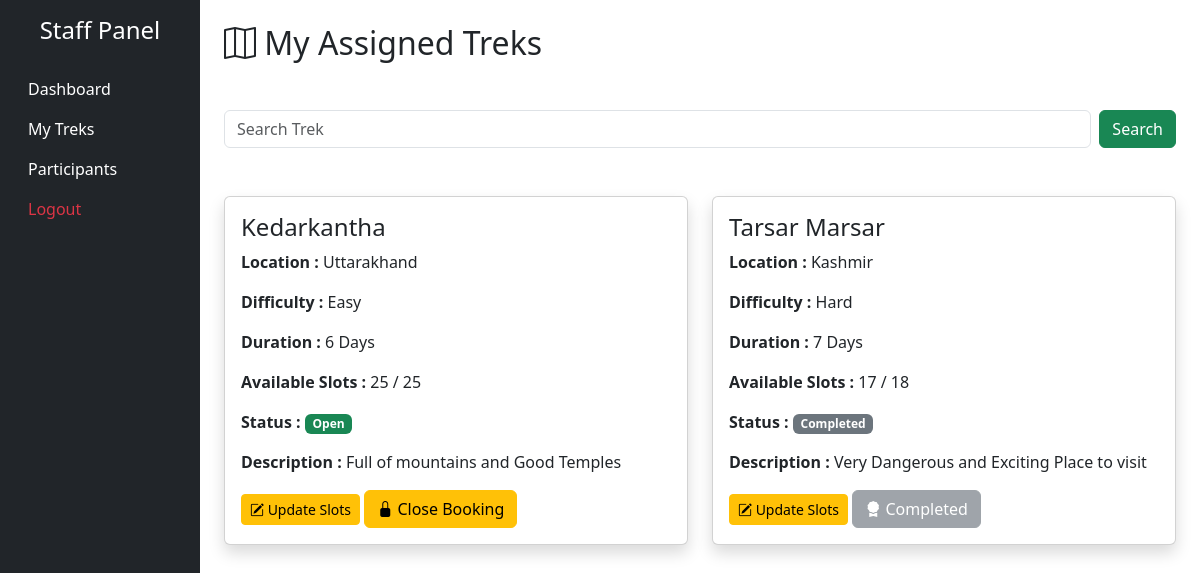
The page /staff/assigned_treks (signed in) on the database its author committed.
### app.py (models this page shows)
class Trek(db.Model) :
    __tablename__="trek"
    id = db.Column(db.Integer, primary_key=True)
    trek_name = db.Column(db.String(100), nullable=False)
    location = db.Column(db.String(500), nullable=False)
    difficulty = db.Column(db.String(20), nullable=False) # Easy / Moderate / Hard
    duration = db.Column(db.Integer, nullable=False)  # In Days
    available_slots = db.Column(db.Integer, nullable=False)
    total_slots = db.Column(db.Integer, nullable=False)
    start_date = db.Column(db.Date, nullable=False)
    end_date = db.Column(db.Date, nullable=False)
    desc = db.Column(db.Text)
    status = db.Column(db.String(50), nullable=False)
    assigned_staff_id = db.Column(db.Integer , db.ForeignKey("user.id"))
    bookings = db.relationship("Booking")
    staff = db.relationship("User",foreign_keys=[assigned_staff_id])

### app.py (the view)
@app.route("/staff/assigned_treks")
def assigned_treks():
    if "user_id" not in session or session.get("user_role") != "staff":
        return redirect(url_for("login"))
    search = request.args.get("search")
    if search:
        treks = Trek.query.filter(Trek.assigned_staff_id == session["user_id"],Trek.trek_name.ilike(f"%{search}%")).all()
    else:
        treks = Trek.query.filter_by(assigned_staff_id=session["user_id"]).all()
    return render_template("staff/assigned_treks.html",treks=treks)

### app.py (called while the page is built)
@app.after_request  ##----->>>> for the website cache memory to be flused out
def add_header(response):
    response.headers["Cache-Control"] = "no-cache, no-store, must-revalidate"
    response.headers["Pragma"] = "no-cache"
    response.headers["Expires"] = "0"
    return response

### templates/staff/assigned_treks.html (shortened to what this page needs)
{% extends 'base.html' %}
{% block body %}
<div class="container-fluid">
    <div class="row">
        <div class="col-md-2 bg-dark min-vh-100">
            <h4 class="text-white text-center mt-3">
                Staff Panel
            </h4>
            <div class="nav flex-column mt-4">
                <a href="{{ url_for('staff_dashboard') }}" class="nav-link text-white">
                    Dashboard
                </a>
                <a href="{{ url_for('assigned_treks') }}" class="nav-link text-white">
                    My Treks
                </a>
                <a href="{{ url_for('participants') }}" class="nav-link text-white">
                    Participants
                </a>
                <a href="{{ url_for('logout') }}" class="nav-link text-danger">
                    Logout
                </a>
            </div>
        </div>
        <div class="col-md-10">
            <div class="container mt-4">
                <h2><i class="bi bi-map"></i> My Assigned Treks</h2>
                <form method="GET" action="{{ url_for('assigned_treks') }}" class="d-flex my-5">
                    <input type="text" class="form-control me-2" name="search" placeholder="Search Trek">
                    <button class="btn btn-success" type="submit">
                        Search
                    </button>
                </form>
                <div class="row mt-4">
                    {% for trek in treks %}
                    <div class="col-md-6">
                        <div class="card shadow mb-4">
                            <div class="card-body">
                                <h4>{{ trek.trek_name }}</h4>
                                <p><b>Location :</b> {{ trek.location }}</p>
                                <p><b>Difficulty :</b> {{ trek.difficulty }}</p>
                                <p><b>Duration :</b> {{ trek.duration }} Days</p>
                                <p>
                                    <b>Available Slots :</b>
                                    {{ trek.available_slots }} / {{trek.total_slots}}
                                </p>
                                <p>
                                    <b>Status :</b>
                                    {% if trek.status == "Open" %}
                                    <span class="badge bg-success">Open</span>
                                    {% elif trek.status == "Closed" %}
                                    <span class="badge bg-warning text-dark">Closed</span>
                                    {% else %}
                                    <span class="badge bg-secondary">Completed</span>
                                    {% endif %}
                                </p>
                                <p><b>Description :</b> {{ trek.desc }}</p>
                                <a href="{{url_for('update_slots', id=trek.id)}}" class="btn btn-warning btn-sm"><i class="bi bi-pencil-square"></i>
                                    Update Slots
                                </a>
                                {% if trek.status == "Open" %}
                                <a href="{{ url_for('close_trek', id=trek.id) }}" class="btn btn-warning"><i class="bi bi-lock-fill"></i>
                                    Close Booking
                                </a>
                                {% elif trek.status == "Closed" %}
                                <a href="{{ url_for('complete_trek', id=trek.id) }}" class="btn btn-success"><i class="bi bi-check-circle-fill"></i>
                                    Complete Trek
                                </a>
                                {% elif trek.status == "Completed" %}
                                <button class="btn btn-secondary" disabled><i class="bi bi-award-fill"></i>
                                    Completed
                                </button>
                                {% else %}
                                <button class="btn btn-info" disabled>
                                    Waiting for Admin
                                </button>
                                {% endif %}
                            </div>
                        </div>
                    </div>
                    {% endfor %}
                </div>
            </div>
        </div>
    </div>
</div>
{% endblock %}

### templates/base.html (style rules this page uses)
.nav-link { transition:0.3s; }

### rows shown on the page
Trek: trek_name "Kedarkantha", location "Uttarakhand", difficulty "Easy", duration "6", available_slots "25", total_slots "25", status "Open", desc "Full of mountains and Good Temples"
Trek: trek_name "Tarsar Marsar", location "Kashmir", difficulty "Hard", duration "7", available_slots "17", total_slots "18", status "Completed", desc "Very Dangerous and Exciting Place to visit"
